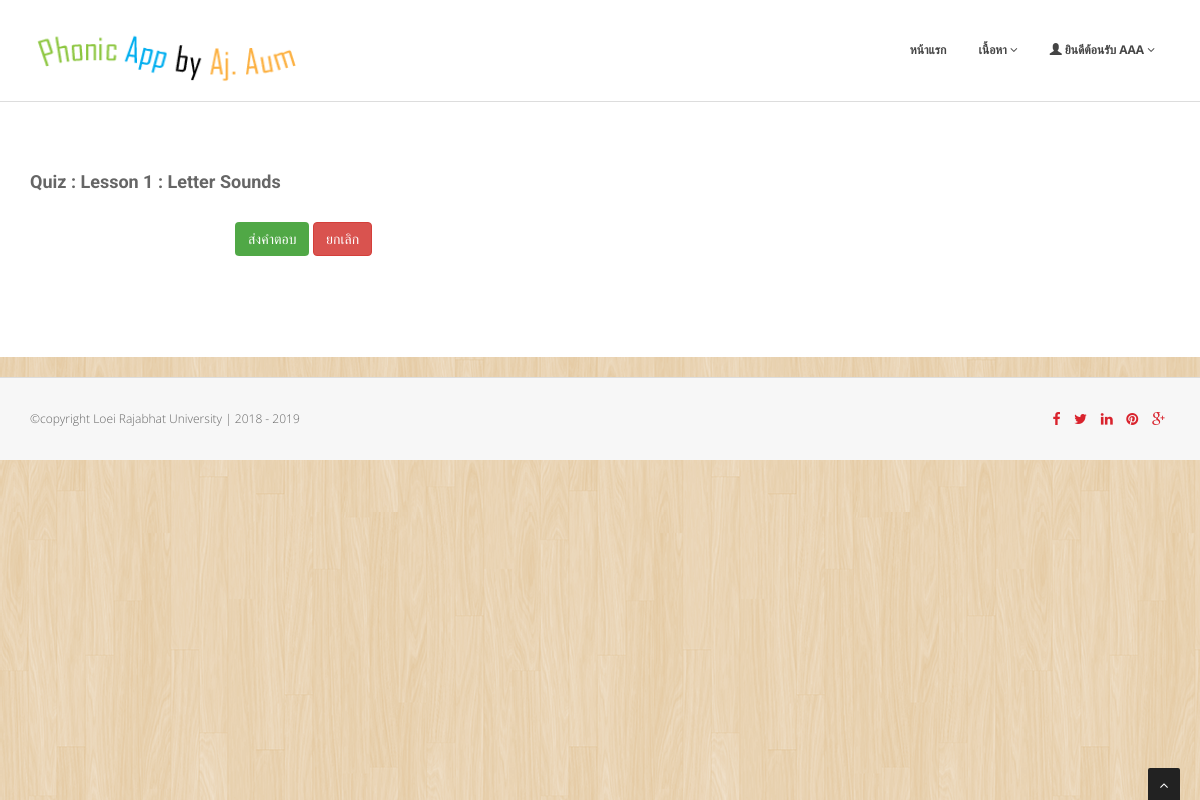
The app's page /quiz_show.php?lesson_id=1 (signed in), older data.
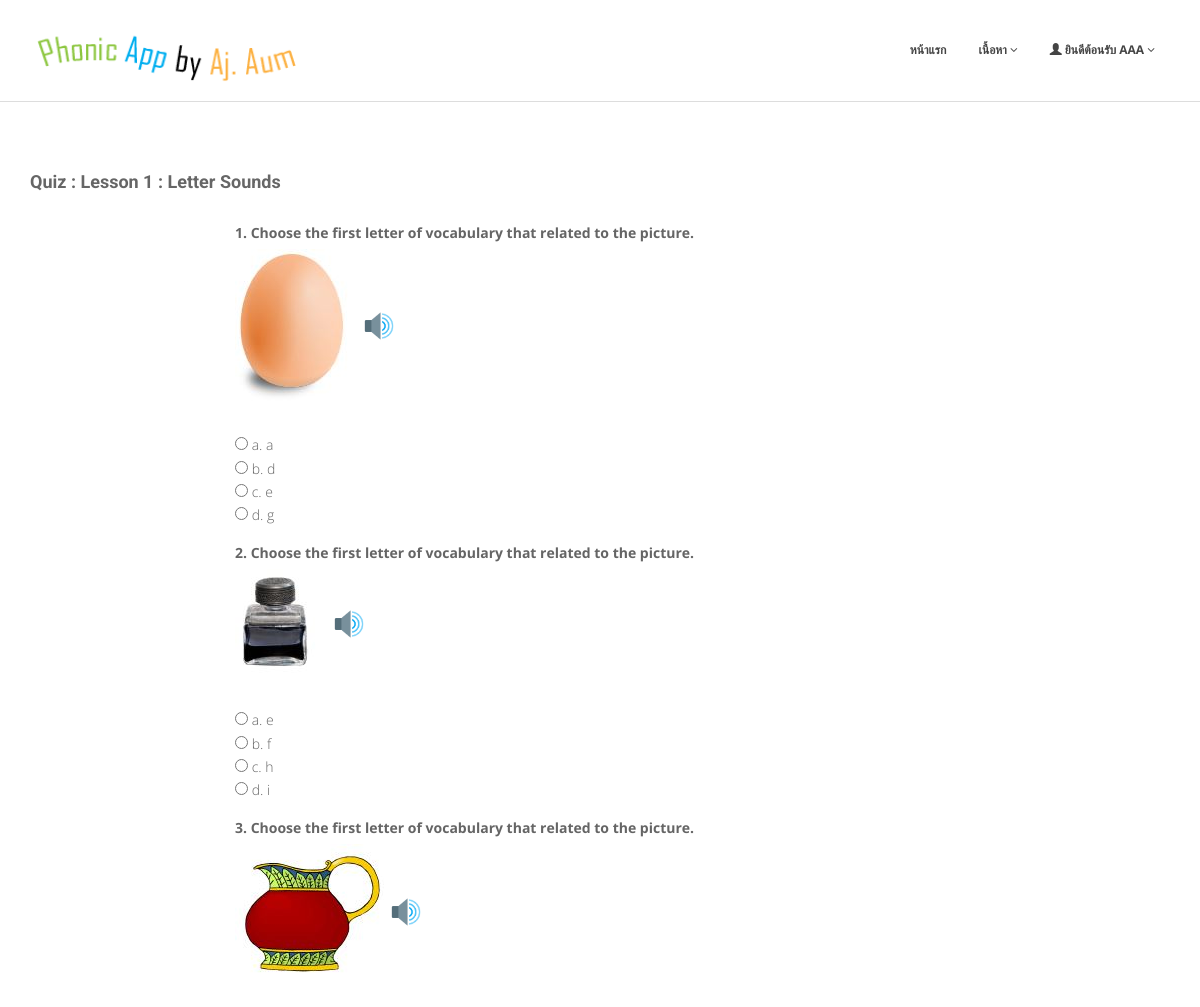
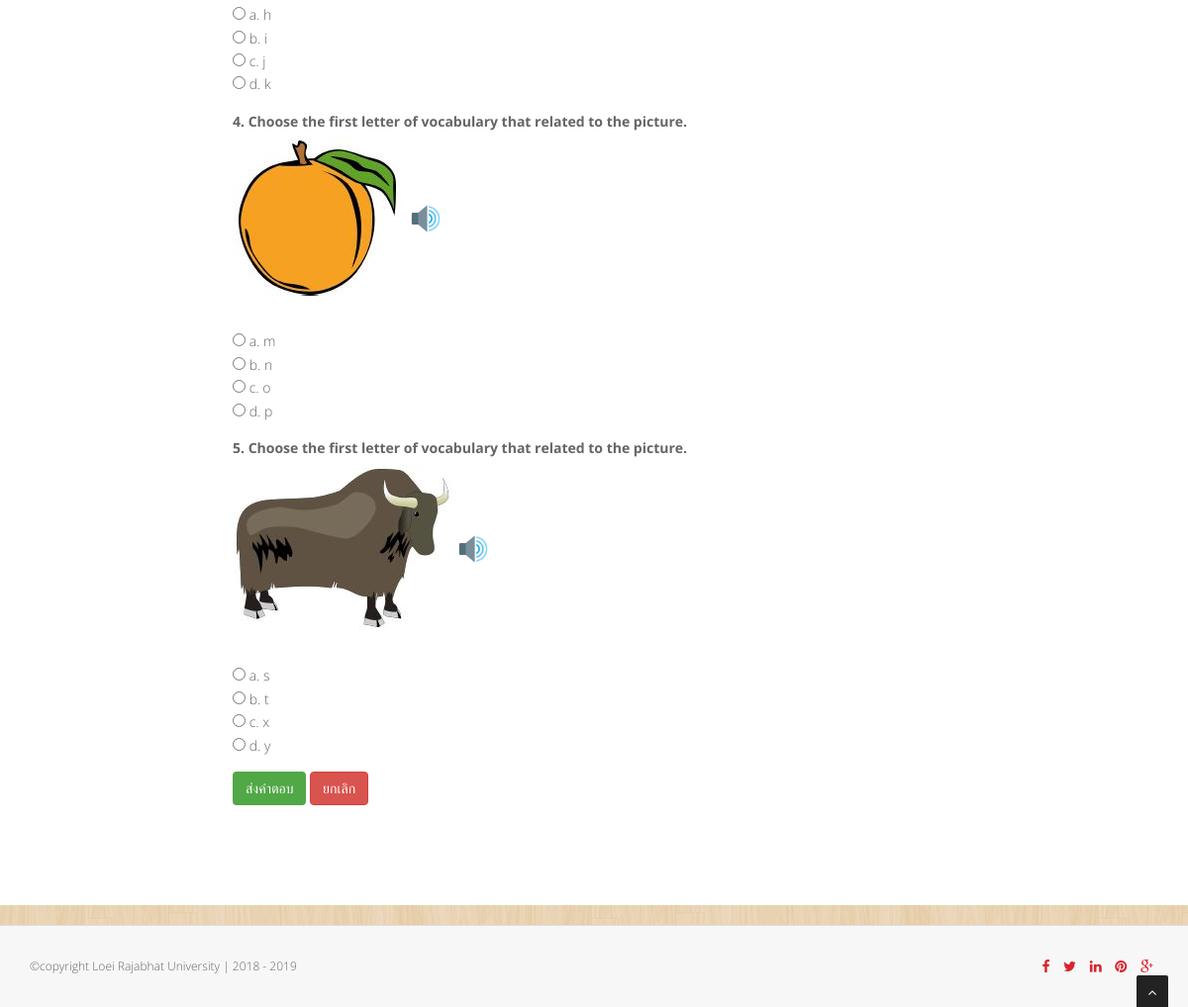
The same page, newer data (2 pictures, top to bottom).
### tables this page shows
CREATE TABLE `lesson_detail` (
  `lesson_id` int(10) NOT NULL COMMENT 'รหัสบทเรียน',
  `level` varchar(5) NOT NULL COMMENT 'Level No',
  `lesson_no` int(5) NOT NULL COMMENT 'ลำดับบทเรียน',
  `lesson_name` varchar(100) NOT NULL COMMENT 'ชื่อบทเรียน',
  `lesson_desc` varchar(100) NOT NULL COMMENT 'คำอธิบายบทเรียน',
  `small_image` varchar(50) NOT NULL COMMENT 'รูปบทเรียน',
  `big_image` varchar(50) NOT NULL COMMENT 'รูปบทเรียนใหญ่',
  `maxpage` int(11) NOT NULL,
  `youtube` varchar(20) NOT NULL,
  `create_date` timestamp NOT NULL DEFAULT current_timestamp() ON UPDATE current_timestamp()
);

CREATE TABLE `quiz_detail` (
  `quiz_id` int(10) NOT NULL COMMENT 'รหัสแบบทดสอบ',
  `lesson_id` int(10) NOT NULL COMMENT 'รหัสบทเรียน',
  `question_no` int(10) NOT NULL COMMENT 'ลำดับคำถาม',
  `question_title` varchar(100) NOT NULL COMMENT 'คำถาม',
  `question_image` varchar(50) NOT NULL COMMENT 'รูปภาพคำถาม',
  `question_sound` varchar(100) NOT NULL COMMENT 'เสียงคำถาม',
  `answer_style` enum('0','1','2') NOT NULL COMMENT 'รูปแบบของคำตอบ ''0'' คำตอบเป็นข้อความ, ''1'' คำตอบเป็นรูปภาพ, ''2'' คำตอบเป็นเสียง',
  `answer_a` varchar(50) NOT NULL COMMENT 'คำตอบข้อ a',
  `answer_b` varchar(50) NOT NULL COMMENT 'คำตอบข้อ b',
  `answer_c` varchar(50) NOT NULL COMMENT 'คำตอบข้อ c',
  `answer_d` varchar(50) NOT NULL COMMENT 'คำตอบข้อ d',
  `answer_e` varchar(50) NOT NULL COMMENT 'คำตอบข้อ e',
  `answer_key` varchar(5) NOT NULL COMMENT 'เฉลยคำตอบ',
  `create_date` timestamp NOT NULL DEFAULT current_timestamp() ON UPDATE current_timestamp()
);

### quiz_show.php (the view, shortened to what this page needs)
<!DOCTYPE html>
<html class="no-js consumer" lang="en">
<head>
<link href="css/bootstrap.min.css" rel="stylesheet" />
<link href="css/cubeportfolio.min.css" rel="stylesheet" />
<link href="css/style.css" rel="stylesheet" />
<link id="t-colors" href="skins/default.css" rel="stylesheet" />
	<link id="bodybg" href="bodybg/bg1.css" rel="stylesheet" type="text/css" />
</head>
<body>
<div id="wrapper">
	<?php include 'template/NavAdmin.php'; ?>
	<section id="content">
	<div class="container">
	<?php
		include 'db_connection.php';
		$lesson_id = $_GET["lesson_id"];
		$sql = "SELECT * FROM lesson_detail where lesson_id = '$lesson_id' ";
		$result = $conn->query($sql);
		if ($result->num_rows > 0) {
			while($row = $result->fetch_assoc()) {
				$lesson_name = $row["lesson_name"];
				$lesson_desc = $row["lesson_desc"];
			}
		}
	?>
		<div class="row">
			<div class="col-lg-12">
				<h4 class="heading">Quiz : <?php echo $lesson_name . ' : ' . $lesson_desc; ?></h4>
			</div>
			<div class="col-lg-12">
					<div class="col-sm-2 col-md-2 col-lg-2">
					</div>
					<div class="col-sm-8 col-md-8 col-lg-8">
						          <form class="register-form" action="quiz_count.php?lesson_id=<?php echo $lesson_id;?>" method="post">
				<?php
							$sql = "SELECT * FROM quiz_detail where lesson_id = '$lesson_id' order by question_no ";
							$result = $conn->query($sql);
							if ($result->num_rows > 0) {
								while($row = $result->fetch_assoc()) {
									$quiz_id = $row["quiz_id"];
									$question_title = $row["question_title"];
									$question_no = $row["question_no"];
									$question_image = $row["question_image"];
									$question_sound = $row["question_sound"];
									$answer_style = $row["answer_style"];
									$answer_a = $row["answer_a"];
									$answer_b = $row["answer_b"];
									$answer_c = $row["answer_c"];
									$answer_d = $row["answer_d"];
				?>
									<div class="form-group">
									  <label for="exampleInputPassword1"><?php echo $question_no . ". " . $question_title; ?></label>
									  <?php
										if (strlen($question_image) > 0) {
											echo "<br><img src='" . $question_image . "'>";
										}
										if (strlen($question_sound) > 0) {
									  ?>
											<img onclick="responsiveVoice.speak('<?php echo $question_sound;?>','UK English Female');" src="img/speaker.png" width="36" style="cursor : 'hand';" >
									 <?php
										}
									  ?>
									  <br>
									 <?php
										if (strcmp($answer_style,"0") == 0) {
									 ?>
									 <input type="radio"  name="<?php echo $quiz_id ?>" value="a" required> a. <?php echo $answer_a; ?><br>
									 <input type="radio"  name="<?php echo $quiz_id ?>" value="b" required> b. <?php echo $answer_b; ?><br>
									 <input type="radio"  name="<?php echo $quiz_id ?>" value="c" required> c. <?php echo $answer_c; ?><br>
									 <?php if (strlen($answer_d) > 0) { ?><input type="radio"  name="<?php echo $quiz_id ?>" value="d" required> d. <?php echo $answer_d; ?><br><?php } ?>
									 <?php
										}
									?>
								   </div>
				<?php
								}
							}
				?>
									<button type="submit" class="btn btn-primary">ส่งคำตอบ</button>
									<button type="reset" class="btn btn-danger">ยกเลิก</button>
								</form>
					</div>
					<div class="col-sm-2 col-md-2 col-lg-2">
					</div>
			</div>
		</div>
				<div class="row">
					<div class="col-sm-3 col-md-3 col-lg-3">
					</div>
					<div class="col-sm-6 col-md-6 col-lg-6">
					</div>
					<div class="col-sm-3 col-md-3 col-lg-3">
					</div>
				</div>
	</div>
</section>
		<?php include 'template/footer.php'; ?>
</body>
</html>

### template/NavAdmin.php (shortened to what this page needs)
<header>
      <div class="navbar navbar-default navbar-static-top">
          <div class="container">
              <div class="navbar-header">
                  <a class="navbar-brand" href="class_index.php"><img src="img/logo.png" alt="" width="270" height="52" /></a>
              </div>
              <div class="navbar-collapse collapse ">
                  <ul class="nav navbar-nav">
                      <li class="dropdown ">
                      <a href="class_index.php" >หน้าแรก </a>
                      </li>
                      <li class="dropdown">
                      <a href="#" class="dropdown-toggle " data-toggle="dropdown" data-hover="dropdown" data-delay="0" data-close-others="false">เนื้อหา <i class="fa fa-angle-down"></i></a>
                      </li>
                      <li class="dropdown ">
		<a href="#" class="dropdown-toggle " data-toggle="dropdown" data-hover="dropdown" data-delay="0" data-close-others="false"> <span class="glyphicon glyphicon-user"></span> ยินดีต้อนรับ <?php echo $_SESSION["user_fullname"]; ?> <i class="fa fa-angle-down"></i></a>
                      </li>
                  </ul>
              </div>
          </div>
      </div>
</header>

### template/footer.php
	<div id="sub-footer">
		<div class="container">
			<div class="row">
				<div class="col-lg-6">
					<div class="copyright">
						<p>
							<span>&copy;copyright Loei Rajabhat University | 2018 - 2019
						</p>
					</div>
				</div>
				<div class="col-lg-6">
					<ul class="social-network">
						<li><a href="#" data-placement="top" title="Facebook"><i class="fa fa-facebook"></i></a></li>
						<li><a href="#" data-placement="top" title="Twitter"><i class="fa fa-twitter"></i></a></li>
						<li><a href="#" data-placement="top" title="Linkedin"><i class="fa fa-linkedin"></i></a></li>
						<li><a href="#" data-placement="top" title="Pinterest"><i class="fa fa-pinterest"></i></a></li>
						<li><a href="#" data-placement="top" title="Google plus"><i class="fa fa-google-plus"></i></a></li>
					</ul>
				</div>
			</div>
		</div>
	</div>
</div>
<a href="#" class="scrollup"><i class="fa fa-angle-up active"></i></a>

### css/style.css (style rules this page uses)
body { font-family:'Open Sans', Arial, sans-serif; font-size:14px; font-weight:300; line-height:1.6em; color:#656565; }
h1,h2, h3, h4, h5, h6 { font-family:'Roboto', sans-serif; font-weight:700; line-height:1.1em; color:#666; margin-bottom: 20px; }
#wrapper { width:100%; margin:0; padding:0; }
.row,.row-fluid { margin-bottom:30px; }
ul.social-network { list-style:none; margin:0; padding:0; }
ul.social-network li { display:inline; margin:0 5px; }
header .navbar { margin-bottom: 0; }
.navbar-default { border: none; }
.navbar-brand { color: #222; text-transform: uppercase; font-size: 24px; font-weight: 700; line-height: 1em; letter-spacing: -1px; margin-top: 30px; padding: 0 0 0 15px; }
header .navbar-collapse ul.navbar-nav { float: right; margin-right: 0; }
header .navbar-default { background-color: #fff; border-bottom: 1px solid #ddd; }
header .navbar { min-height: 100px; }
header .navbar-nav > li { padding-bottom: 30px; padding-top: 30px; }
header .navbar-nav > li > a { padding-bottom: 6px; padding-top: 5px; margin-left: 2px; line-height: 30px; font-weight: 700; -webkit-transition: all .3s ease; -moz-transition: all .3s ease; -ms-transition: all .3s ease; -o-transition: all .3s ease; transition: all .3s ease; }
header ul.nav li { border:none; margin:0; }
header ul.nav li a { font-size:12px; border:none; font-weight:700; text-transform:uppercase; }
.navbar .nav > li > a,.navbar .nav > li.active > .dropdown-menu > li > a { color: #444; text-shadow: none; }
ul.nav li.dropdown a { z-index:1000; display:block; }
#content { position:relative; background:#fff; padding:60px 0 40px 0; }
#content img { margin-bottom: 30px; }
h4.heading { font-weight:700; }
.heading { margin-bottom: 30px; }
.heading { position: relative; }
#sub-footer { border-top: 1px solid #ddd; background:#f7f7f7; }
ul.social-network { list-style:none; margin:0; }
ul.social-network li { display:inline; margin: 0 5px; }
#sub-footer { text-shadow:none; padding:0; padding-top:30px; margin:20px 0 0 0; }
#sub-footer p { margin:0; padding:0; }
.copyright { text-align:left; font-size:12px; }
#sub-footer ul.social-network { float:right; }
.scrollup { position:fixed; width:32px; height:32px; bottom:0px; right:20px; background: #222; -webkit-border-radius: 2px 2px 0 0; -moz-border-radius: 2px 2px 0 0; border-radius: 2px 2px 0 0; }
a.scrollup { outline:0; text-align: center; }
a.scrollup i { margin-top: 10px; color: #fff; }

### skins/default.css (style rules this page uses)
a, a:hover,a:focus,a:active, strike, .post-meta span a:hover, ul.meta-post li a:hover, ul.cat li a:hover, ul.recent li h6 a:hover, ul.portfolio-categ li.active a, ul.portfolio-categ li.active a:hover, ul.portfolio-categ li a:hover,ul.related-post li h4 a:hover, span.highlight,article .post-heading h3 a:hover, .navbar .nav > .active > a,.navbar .nav > .active > a:hover,.navbar .nav > li > a:hover,.navbar .nav > li > a:focus,.navbar .nav > .active > a:focus, .validation { color:#d9232d; }

### bodybg/bg1.css (style rules this page uses)
body { background: url(../img/bodybg/bg1.png) repeat left top; }

### css/theme.css (style rules this page uses)
a { color: #50a846; }
.btn-primary { color: #ffffff; background-color: #50a846; border-color: transparent; }

### quiz_show.php (style rules this page uses)
* { box-sizing: border-box }

Row changes from the older to the newer data that the page shows:
added quiz_detail: question_no "1", question_title "Choose the first letter of vocabulary that related to the picture.", question_image (picture), answer_a "a", answer_b "d", answer_c "e", answer_d "g"
added quiz_detail: question_no "2", question_title "Choose the first letter of vocabulary that related to the picture.", question_image (picture), answer_a "e", answer_b "f", answer_c "h", answer_d "i"
added quiz_detail: question_no "3", question_title "Choose the first letter of vocabulary that related to the picture.", question_image (picture), answer_a "h", answer_b "i", answer_c "j", answer_d "k"
added quiz_detail: question_no "4", question_title "Choose the first letter of vocabulary that related to the picture.", question_image (picture), answer_a "m", answer_b "n", answer_c "o", answer_d "p"
added quiz_detail: question_no "5", question_title "Choose the first letter of vocabulary that related to the picture.", question_image (picture), answer_a "s", answer_b "t", answer_c "x", answer_d "y"
